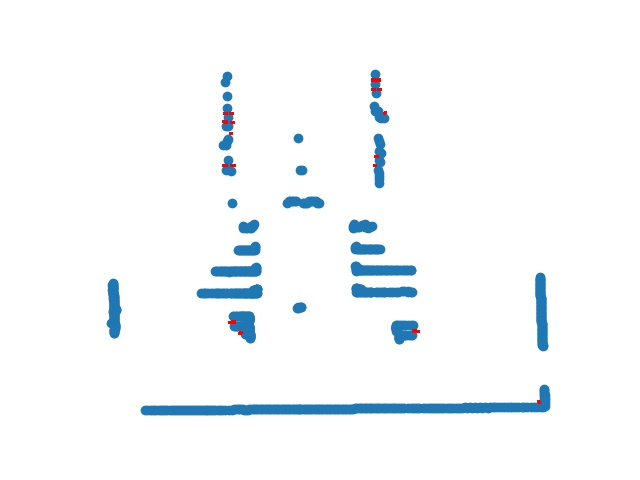

This chart was generated by the following Python code:
import pandas as pd
import numpy as np
import matplotlib.pyplot as plt
import cv2

def lidar_to_cartesian(ranges, angles, origin):
  """
  Converte dados LiDAR em coordenadas cartesianas.

  Args:
    ranges: Uma matriz de distâncias LiDAR.
    angles: Uma matriz de ângulos LiDAR.
    origin: Uma matriz de coordenadas cartesianas do ponto de origem do LiDAR.

  Returns:
    Uma matriz de coordenadas cartesianas dos pontos LiDAR.
  """

  # Calcula as coordenadas x e y dos pontos LiDAR.

  x = ranges * np.cos(angles)
  y = ranges * np.sin(angles)

  # Adiciona as coordenadas do ponto de origem do LiDAR.

  coordinates = np.column_stack((x, y)) + 0

  return coordinates


# Exemplo de uso.
def create_dataFrame():
    dataFrame = pd.read_csv('dados_lidar.txt', sep=" ", header=None)
    dataFrame.replace([np.inf, -np.inf], np.nan, inplace=True)
    return dataFrame


def fix_dataFrame(dataFrame):
    ranges = dataFrame[6:]
    ranges.columns = ["id", "y"]
    ranges["x"] = np.arange(dataFrame[1][0], dataFrame[1][1], dataFrame[1][2])
    newDataFrame = pd.DataFrame({"ranges": ranges["y"], "angles": ranges["x"]})
    return newDataFrame

def gerar_grafico_sem_axis(coordinates):
    plt.xlim([np.nanmax(coordinates[:, 1]) + 2, min(coordinates[:, 1]) - 2])
    plt.grid(False)
    plt.axis('off')
    # Mostra o gráfico.
    plt.savefig("grafico_original.png", bbox_inches=0)
    plt.show()

def gerar_grafico(coordinates):
    plt.scatter(coordinates[:, 1], coordinates[:, 0], color='red')

    # Define os limites dos eixos x.
    plt.xlim([np.nanmax(coordinates[:, 1]) + 2, min(coordinates[:, 1]) - 2])
    plt.savefig("ex4.png", bbox_inches=0)

    # Mostra o gráfico.
    plt.show()

def identify_corners():
    image = cv2.imread('grafico_original.png')

    # convert the input image into
    # grayscale color space
    operatedImage = cv2.cvtColor(image, cv2.COLOR_BGR2GRAY)

    # modify the data type
    # setting to 32-bit floating point
    operatedImage = np.float32(operatedImage)

    # apply the cv2.cornerHarris method
    # to detect the corners with appropriate
    # values as input parameters
    dest = cv2.cornerHarris(operatedImage, 2, 5, 0.07)

    # Results are marked through the dilated corners
    dest = cv2.dilate(dest, None)

    # Reverting back to the original image,
    # with optimal threshold value
    image[dest > 0.01 * dest.max()] = [0, 0, 255]

    # the window showing output image with corners
    cv2.imshow('Image with Borders', image)

    # De-allocate any associated memory usage
    if cv2.waitKey(0) & 0xff == 27:
        cv2.destroyAllWindows()

    cv2.imwrite('ex4.jpg', image)


# Press the green button in the gutter to run the script.
if __name__ == '__main__':
    dataFrame = create_dataFrame()
    newDataFrame = fix_dataFrame(dataFrame)
    angles = newDataFrame.angles
    ranges = newDataFrame.ranges

    coordinates = lidar_to_cartesian(ranges, angles, 0)
    coordinates[np.where(np.logical_and(coordinates[:, 1] >= 1.74533, coordinates[:, 1] <= 1.74533))]

    print(coordinates[:, 1])
    # Cria o gráfico de dispersão.
    plt.scatter(coordinates[:, 1], coordinates[:, 0])
    #100 = 1,74533 rad
    # 80 = 1,39626
    # Gera a imagem do grafico.
    gerar_grafico_sem_axis(coordinates)

    identify_corners()


